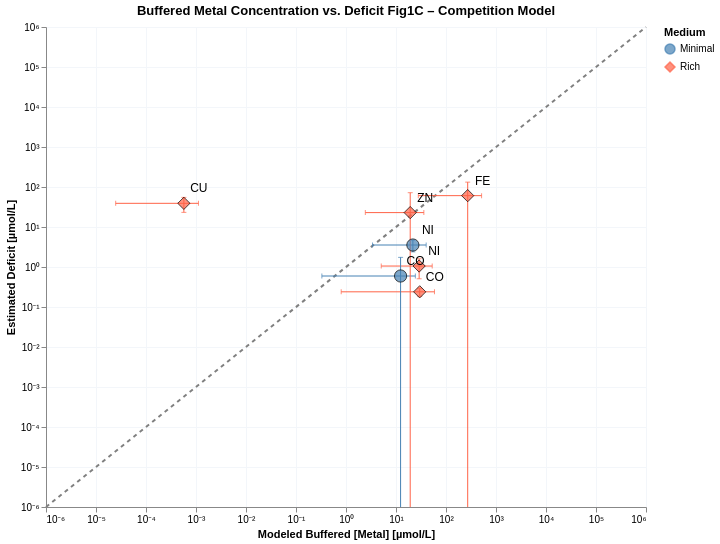

Here is the notebook cell this chart was saved with:
### Markdown cell above
### Plot 1 – Competition model: estimated buffered [Metal] vs. Estimated deficit

### Code cell
import polars as pl
import altair as alt

plot_df_comp = build_plot_df(
    est_competition_minimal_lb, est_competition_minimal_ub,
    est_competition_rich_lb,    est_competition_rich_ub,
    deficit_minimal, deficit_rich,
)

df = pl.from_pandas(plot_df_comp).with_columns([
    (pl.col("est_buf_center_M") * 1e6).alias("x_uM"),
    (pl.col("est_buf_lb_M")     * 1e6).alias("x_lb_uM"),
    (pl.col("est_buf_ub_M")     * 1e6).alias("x_ub_uM"),
    (pl.col("deficit_M")        * 1e6).alias("y_uM"),
    (pl.col("deficit_M_err")    * 1e6).alias("y_err_uM"),
])

DOMAIN_MIN = 1e-7   # just below your domain floor of 1e-6

df = df.with_columns([
    pl.max_horizontal(
        pl.col("y_uM") - pl.col("y_err_uM"),
        pl.lit(DOMAIN_MIN)
    ).alias("y_lo_uM"),
    (pl.col("y_uM") + pl.col("y_err_uM")).alias("y_hi_uM"),
])

base = alt.Chart(df).encode(
)
x_scale = alt.Scale(type="log", domain=[1e-6, 1e6])
y_scale = alt.Scale(type="log", domain=[1e-6, 1e6])

_ax_x = alt.Axis(labelExpr=_log_label_unicode, title="Modeled Buffered [Metal] [µmol/L]")
_ax_y = alt.Axis(labelExpr=_log_label_unicode, title="Estimated Deficit [µmol/L]")

ref_line = alt.Chart(ref_df).mark_line(strokeDash=[4,4], color="gray").encode(
    x=alt.X("v:Q", scale=x_scale, axis=_ax_x),
    y=alt.Y("v:Q", scale=y_scale, axis=_ax_y),
)
x_bars = base.mark_errorbar(ticks=True).encode(
    x=alt.X("x_lb_uM:Q", scale=x_scale, title=""),
    x2="x_ub_uM:Q",
    y=alt.Y("y_uM:Q", scale=y_scale),
    color="Medium:N",
)
y_bars = base.mark_errorbar(ticks=True, clip=True).encode(
    x=alt.X("x_uM:Q"),
    y=alt.Y("y_lo_uM:Q",  scale=y_scale, title=""),   # explicit log scale + clamped lower
    y2=alt.Y2("y_hi_uM:Q"),
    color="Medium:N",
)
points = base.mark_point(filled=True, size=150, stroke='black', strokeWidth=1).encode(
    x=alt.X("x_uM:Q", scale=x_scale, axis=_ax_x),
    y=alt.Y("y_uM:Q", scale=y_scale, axis=_ax_y),
    color=alt.Color("Medium:N",
        scale=alt.Scale(domain=["Minimal","Rich"], range=["steelblue","tomato"])),
    shape=alt.Shape("Medium:N",
        scale=alt.Scale(domain=["Minimal","Rich"], range=["circle","diamond"])),
)
# 5. Text labels
labels = base.mark_text(dx=15, dy=-15, fontSize=12).encode(
    x=alt.X("x_uM:Q", scale=alt.Scale(type="log")),
    y=alt.Y("y_uM:Q", scale=alt.Scale(type="log")),
    text="Element:N",
)
chart = (ref_line + x_bars + y_bars + points + labels).properties(
    width=600, height=480,
    title="Buffered Metal Concentration vs. Deficit Fig1C – Competition Model"
).configure_axis(gridColor='#f3f6fa')
chart.save('notebooks/cofactors/buffer_figures/buffered_metal_vs_deficit_competition.svg')
chart

### Figure 1 — Vega-Lite specification as saved in the notebook (floating-point values rounded to 4 significant figures)
{"config": {"view": {"continuousWidth": 300, "continuousHeight": 300}, "axis": {"gridColor": "#f3f6fa"}}, "layer": [{"data": {"name": "data-1c3ca3cce69c13645fce19fabe446275"}, "mark": {"type": "line", "color": "gray", "strokeDash": [4, 4]}, "encoding": {"x": {"axis": {"labelExpr": "datum.value > 0 ? '10' + replace(replace(replace(replace(replace(replace(replace(replace(replace(replace(replace('' + round(log(datum.value)/LN10), '-','⁻'),'0','⁰'),'1','¹'),'2','²'),'3','³'),'4','⁴'),'5','⁵'),'6','⁶'),'7','⁷'),'8','⁸'),'9','⁹') : '0'", "title": "Modeled Buffered [Metal] [µmol/L]"}, "field": "v", "scale": {"domain": [1e-06, 1000000.0], "type": "log"}, "type": "quantitative"}, "y": {"axis": {"labelExpr": "datum.value > 0 ? '10' + replace(replace(replace(replace(replace(replace(replace(replace(replace(replace(replace('' + round(log(datum.value)/LN10), '-','⁻'),'0','⁰'),'1','¹'),'2','²'),'3','³'),'4','⁴'),'5','⁵'),'6','⁶'),'7','⁷'),'8','⁸'),'9','⁹') : '0'", "title": "Estimated Deficit [µmol/L]"}, "field": "v", "scale": {"domain": [1e-06, 1000000.0], "type": "log"}, "type": "quantitative"}}}, {"data": {"name": "data-b1be93a4cfe4688ce0550d86e6f4ef36"}, "mark": {"type": "errorbar", "ticks": true}, "encoding": {"color": {"field": "Medium", "type": "nominal"}, "x": {"field": "x_lb_uM", "scale": {"domain": [1e-06, 1000000.0], "type": "log"}, "title": "", "type": "quantitative"}, "x2": {"field": "x_ub_uM"}, "y": {"field": "y_uM", "scale": {"domain": [1e-06, 1000000.0], "type": "log"}, "type": "quantitative"}}}, {"data": {"name": "data-b1be93a4cfe4688ce0550d86e6f4ef36"}, "mark": {"type": "errorbar", "clip": true, "ticks": true}, "encoding": {"color": {"field": "Medium", "type": "nominal"}, "x": {"field": "x_uM", "type": "quantitative"}, "y": {"field": "y_lo_uM", "scale": {"domain": [1e-06, 1000000.0], "type": "log"}, "title": "", "type": "quantitative"}, "y2": {"field": "y_hi_uM"}}}, {"data": {"name": "data-b1be93a4cfe4688ce0550d86e6f4ef36"}, "mark": {"type": "point", "filled": true, "size": 150, "stroke": "black", "strokeWidth": 1}, "encoding": {"color": {"field": "Medium", "scale": {"domain": ["Minimal", "Rich"], "range": ["steelblue", "tomato"]}, "type": "nominal"}, "shape": {"field": "Medium", "scale": {"domain": ["Minimal", "Rich"], "range": ["circle", "diamond"]}, "type": "nominal"}, "x": {"axis": {"labelExpr": "datum.value > 0 ? '10' + replace(replace(replace(replace(replace(replace(replace(replace(replace(replace(replace('' + round(log(datum.value)/LN10), '-','⁻'),'0','⁰'),'1','¹'),'2','²'),'3','³'),'4','⁴'),'5','⁵'),'6','⁶'),'7','⁷'),'8','⁸'),'9','⁹') : '0'", "title": "Modeled Buffered [Metal] [µmol/L]"}, "field": "x_uM", "scale": {"domain": [1e-06, 1000000.0], "type": "log"}, "type": "quantitative"}, "y": {"axis": {"labelExpr": "datum.value > 0 ? '10' + replace(replace(replace(replace(replace(replace(replace(replace(replace(replace(replace('' + round(log(datum.value)/LN10), '-','⁻'),'0','⁰'),'1','¹'),'2','²'),'3','³'),'4','⁴'),'5','⁵'),'6','⁶'),'7','⁷'),'8','⁸'),'9','⁹') : '0'", "title": "Estimated Deficit [µmol/L]"}, "field": "y_uM", "scale": {"domain": [1e-06, 1000000.0], "type": "log"}, "type": "quantitative"}}}, {"data": {"name": "data-b1be93a4cfe4688ce0550d86e6f4ef36"}, "mark": {"type": "text", "dx": 15, "dy": -15, "fontSize": 12}, "encoding": {"text": {"field": "Element", "type": "nominal"}, "x": {"field": "x_uM", "scale": {"type": "log"}, "type": "quantitative"}, "y": {"field": "y_uM", "scale": {"type": "log"}, "type": "quantitative"}}}], "height": 480, "title": "Buffered Metal Concentration vs. Deficit Fig1C – Competition Model", "width": 600, "$schema": "https://vega.github.io/schema/vega-lite/v5.20.1.json", "datasets": {"data-1c3ca3cce69c13645fce19fabe446275": [{"v": 1e-06}, {"v": 1000000.0}], "data-b1be93a4cfe4688ce0550d86e6f4ef36": [{"Medium": "Minimal", "Element": "CO", "est_buf_lb_M": 3.291e-07, "est_buf_ub_M": 2.437e-05, "est_buf_center_M": 1.235e-05, "deficit_M": 5.957e-07, "deficit_M_err": 1.145e-06, "x_uM": 12.35, "x_lb_uM": 0.3291, "x_ub_uM": 24.37, "y_uM": 0.5957, "y_err_uM": 1.145, "y_lo_uM": 1e-07, "y_hi_uM": 1.741}, {"Medium": "Minimal", "Element": "NI", "est_buf_lb_M": 3.388e-06, "est_buf_ub_M": 4.014e-05, "est_buf_center_M": 2.176e-05, "deficit_M": 3.546e-06, "deficit_M_err": 1.154e-06, "x_uM": 21.76, "x_lb_uM": 3.388, "x_ub_uM": 40.14, "y_uM": 3.546, "y_err_uM": 1.154, "y_lo_uM": 2.392, "y_hi_uM": 4.7}, {"Medium": "Rich", "Element": "FE", "est_buf_lb_M": 2.792e-05, "est_buf_ub_M": 0.0005151, "est_buf_center_M": 0.0002715, "deficit_M": 6.076e-05, "deficit_M_err": 7.159e-05, "x_uM": 271.5, "x_lb_uM": 27.92, "x_ub_uM": 515.1, "y_uM": 60.76, "y_err_uM": 71.59, "y_lo_uM": 1e-07, "y_hi_uM": 132.4}, {"Medium": "Rich", "Element": "CO", "est_buf_lb_M": 8.012e-07, "est_buf_ub_M": 5.882e-05, "est_buf_center_M": 2.981e-05, "deficit_M": 2.397e-07, "deficit_M_err": 5.403e-08, "x_uM": 29.81, "x_lb_uM": 0.8012, "x_ub_uM": 58.82, "y_uM": 0.2397, "y_err_uM": 0.05403, "y_lo_uM": 0.1856, "y_hi_uM": 0.2937}, {"Medium": "Rich", "Element": "NI", "est_buf_lb_M": 5.067e-06, "est_buf_ub_M": 5.299e-05, "est_buf_center_M": 2.903e-05, "deficit_M": 1.057e-06, "deficit_M_err": 5.487e-07, "x_uM": 29.03, "x_lb_uM": 5.067, "x_ub_uM": 52.99, "y_uM": 1.057, "y_err_uM": 0.5487, "y_lo_uM": 0.5079, "y_hi_uM": 1.605}, {"Medium": "Rich", "Element": "CU", "est_buf_lb_M": 2.475e-11, "est_buf_ub_M": 1.119e-09, "est_buf_center_M": 5.72e-10, "deficit_M": 3.91e-05, "deficit_M_err": 1.588e-05, "x_uM": 0.000572, "x_lb_uM": 2.475e-05, "x_ub_uM": 0.001119, "y_uM": 39.1, "y_err_uM": 15.88, "y_lo_uM": 23.22, "y_hi_uM": 54.98}, {"Medium": "Rich", "Element": "ZN", "est_buf_lb_M": 2.434e-06, "est_buf_ub_M": 3.605e-05, "est_buf_center_M": 1.924e-05, "deficit_M": 2.29e-05, "deficit_M_err": 4.917e-05, "x_uM": 19.24, "x_lb_uM": 2.434, "x_ub_uM": 36.05, "y_uM": 22.9, "y_err_uM": 49.17, "y_lo_uM": 1e-07, "y_hi_uM": 72.08}]}}
